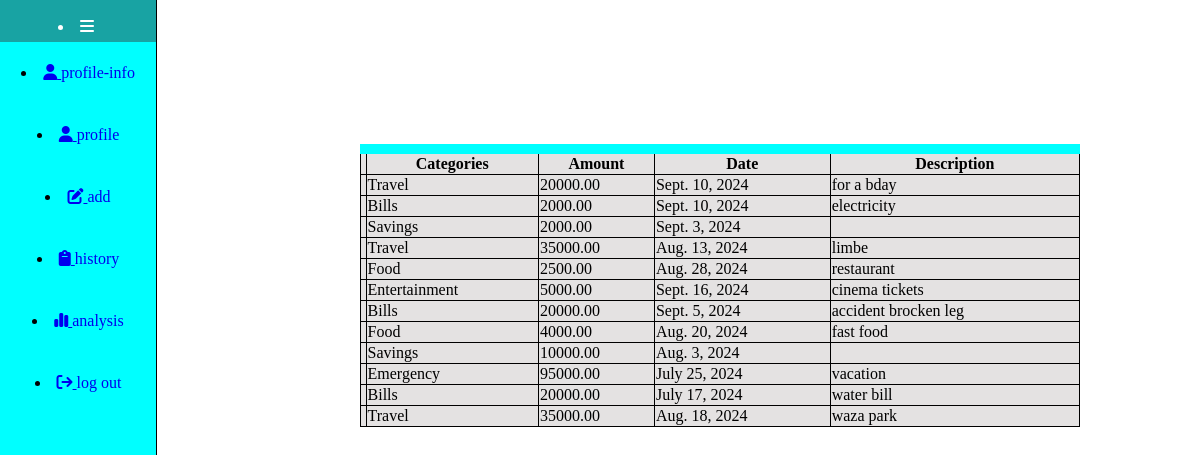
Page /expensehistory/ (signed in) on the earlier database version.
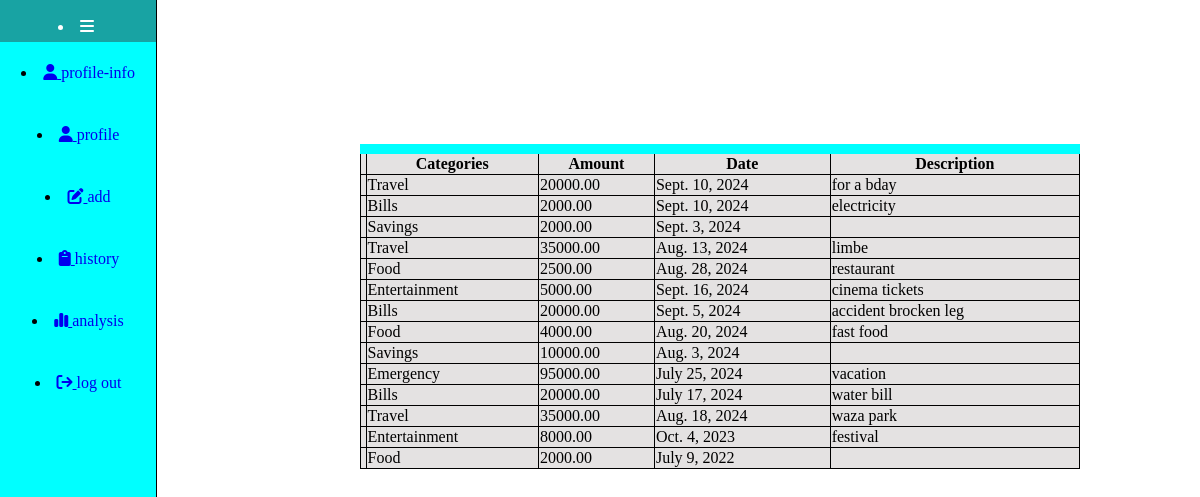
Same page on the later database version.
### small_app/models.py (models this page shows, shortened)
class Expense(models.Model):
    user = models.ForeignKey(User, on_delete=models.CASCADE, null=True)
    date = models.DateField()
    category = models.CharField(max_length=50)
    amount = models.DecimalField(max_digits=10, decimal_places=2)
    description = models.TextField()

### small_app/views.py (the view)
# urls.py: path('expensehistory/', views.expenseHistory, name='expense-history'),
@login_required
def expenseHistory(request):
    username = request.user.username
    user_expenses = Expense.objects.filter(user=request.user)
    return render(request, 'expensetable.html', {'expenses': user_expenses})

### small_app/templates/expensetable.html (shortened to what this page needs)
{% load static %}
<!DOCTYPE html>
<html lang="en">
<head>
    <link rel="stylesheet" href="{% static 'CSS/expensetable.css' %}">
</head>
<body>
    {% include 'nav.html' %}
    <div id="tablebox">
        <table id="table">
            <tr>
                <th></th>
                <th>Categories</th>
                <th>Amount</th>
                <th>Date</th>
                <th>Description</th>
            </tr>
            {% for expense in expenses %}
            <tr>
                <td></td>
                <td>{{ expense.category }}</td>
                <td>{{ expense.amount }}</td>
                <td>{{ expense.date }}</td>
                <td>{{ expense.description }}</td>
            </tr>
            {% empty %}
            <tr>
                <td colspan="4">No expenses found for this user.</td>
            </tr>
            {% endfor %}
        </table>
    </div>
</body>
</html>

Differences in the rows shown:
added Expense: category "Entertainment", amount "8000.00", date "Oct. 4, 2023", description "festival"
added Expense: category "Food", amount "2000.00", date "July 9, 2022"
